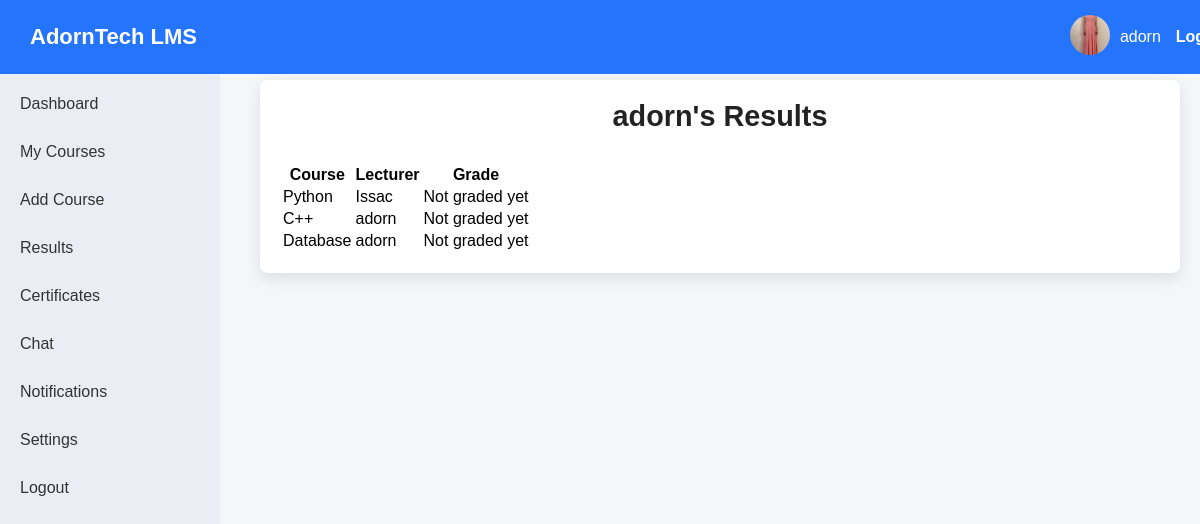
The app's page /student-results/ (signed in) with its own data.
### accounts/models.py (models this page shows, shortened)
class CustomUser(AbstractBaseUser, PermissionsMixin):
    USER_TYPES = (
        ('admin', 'Admin'),
        ('lecturer', 'Lecturer'),
        ('student', 'Student'),
        ('learner', 'Learner'),
    )
    email = models.EmailField(unique=True)
    username = models.CharField(max_length=50, unique=True)
    user_type = models.CharField(max_length=10, choices=USER_TYPES)
    is_active = models.BooleanField(default=True)
    is_staff = models.BooleanField(default=False)
    last_seen = models.DateTimeField(default=timezone.now)
    date_joined = models.DateTimeField(default=timezone.now)   # ✅ Add this
    profile_picture = models.ImageField(upload_to='profile_pics/', blank=True, null=True)
    last_name = models.CharField(max_length=50, blank=True)
    country = models.CharField(max_length=50, blank=True)
    region = models.CharField(max_length=50, blank=True)
    first_name = models.CharField(max_length=50, blank=True)
    nationality = models.CharField(max_length=50, blank=True)
    date_of_birth = models.DateField(null=True, blank=True)
    gender = models.CharField(max_length=20, blank=True)
    theme = models.CharField(max_length=10, default='light')  # light or dark
    language = models.CharField(max_length=20, default='English')
    bio = models.TextField(blank=True)
    objects = CustomUserManager()
    USERNAME_FIELD = 'email'
    REQUIRED_FIELDS = ['username', 'user_type']

### courses/models.py (models this page shows, shortened)
class Enrollment(models.Model):
    student = models.ForeignKey(CustomUser, on_delete=models.CASCADE, related_name='enrollments')
    course = models.ForeignKey(Course, on_delete=models.CASCADE, related_name='enrollments')
    lecturer = models.ForeignKey(CustomUser, on_delete=models.SET_NULL, null=True, blank=True,
                                 related_name='lecturer_enrollments')
    approved = models.BooleanField(default=False)
    date_enrolled = models.DateTimeField(auto_now_add=True)

class Course(models.Model):
    title = models.CharField(max_length=200)
    description = models.TextField()
    program = models.ForeignKey(Program, on_delete=models.CASCADE)
    lecturer = models.ForeignKey(
        settings.AUTH_USER_MODEL,
        on_delete=models.CASCADE,
        limit_choices_to={'user_type': 'lecturer'},
        related_name='courses'
    )
    created_at = models.DateTimeField(auto_now_add=True)
    is_active = models.BooleanField(default=True)

### accounts/views.py (the view)
# urls.py: path('student-results/', views.student_results, name='student-results'),
@login_required
def student_results(request):
    enrollments = Enrollment.objects.filter(student=request.user)
    return render(request, 'accounts/student_results.html', {
        'enrollments': enrollments,
        'student': request.user
    })

### accounts/templates/accounts/student_results.html
{% extends 'accounts/sidebar.html' %}
{% load static %}
{% block content %}
<div class="main">
    <div class="card shadow-lg p-4 rounded-lg bg-white">
        <h2 class="text-2xl font-bold mb-4 text-center">
            {{ student.get_full_name|default:student.username }}'s Results
        </h2>
        {% if enrollments %}
            <div class="overflow-x-auto">
                <table class="min-w-full border-collapse border border-gray-300 text-sm">
                    <thead class="bg-gray-100">
                        <tr>
                            <th class="border border-gray-300 px-4 py-2 text-left">Course</th>
                            <th class="border border-gray-300 px-4 py-2 text-left">Lecturer</th>
                            <th class="border border-gray-300 px-4 py-2 text-left">Grade</th>
                        </tr>
                    </thead>
                    <tbody>
                        {% for enrollment in enrollments %}
                            <tr class="hover:bg-gray-50">
                                <td class="border border-gray-300 px-4 py-2">{{ enrollment.course.title }}</td>
                                <td class="border border-gray-300 px-4 py-2">{{ enrollment.lecturer.get_full_name|default:enrollment.lecturer.username }}</td>
                                <td class="border border-gray-300 px-4 py-2">
                                    {{ enrollment.grade|default:"Not graded yet" }}
                                </td>
                            </tr>
                        {% endfor %}
                    </tbody>
                </table>
            </div>
        {% else %}
            <p class="text-gray-600 text-center mt-4">No results available yet.</p>
        {% endif %}
    </div>
</div>
{% endblock %}

### accounts/templates/accounts/sidebar.html (shortened to what this page needs)
{% load static %}
<!DOCTYPE html>
<html lang="en">
<head>
    <link rel="stylesheet" href="{% static 'css/sidebar_navbar.css' %}">
</head>
<body>
    <div class="navbar">
        <div class="brand">AdornTech LMS</div>
        <div class="user-info">
            <a href="{% url 'student-profile' %}">
                {% if request.user.profile_picture %}
                    <img src="{{ request.user.profile_picture.url }}"
                         alt="Profile"
                         style="width:40px; height:40px; border-radius:50%;">
                {% else %}
                    <img src="{% static 'images/default_profile.png' %}"
                         alt="Default Profile"
                         style="width:40px; height:40px; border-radius:50%;">
                {% endif %}
            </a>
            <span>{{ request.user.username }}</span>
            <a href="{% url 'logout' %}">Logout</a>
        </div>
    </div>
    <div class="sidebar">
        <ul>
            <li>
                <a href="{% url 'student-dashboard' %}">Dashboard</a>
            </li>
            <li><a href="{% url 'student-courses' %}">My Courses</a></li>
            <li><a href="{% url 'add-course' %}">Add Course</a></li>
            <li><a href="{% url 'student-results' %}">Results</a></li>
            <li><a href="{% url 'student-certificates' %}">Certificates</a></li>
            <li><a href="{% url 'student-chat' %}">Chat</a></li>
            <li><a href="{% url 'student-notifications' %}">Notifications</a></li>
            <li><a href="{% url 'student-settings' %}">Settings</a></li>
            <li><a href="{% url 'logout' %}">Logout</a></li>
        </ul>
    </div>
    <div>
        {% block content %}{% endblock %}
    </div>
</body>
</html>

### static/css/sidebar_navbar.css (style rules this page uses)
body { margin: 0; font-family: Arial, sans-serif; background: #f4f6f9; }
.navbar { display: flex; justify-content: space-between; align-items: center; background: #2575fc; padding: 15px 30px; color: white; position: fixed; width: 100%; top: 0; z-index: 1000; }
.navbar .brand { font-size: 22px; font-weight: bold; }
.navbar .user-info { display: flex; align-items: center; }
.navbar .user-info img { width: 35px; height: 35px; border-radius: 50%; margin-right: 10px; object-fit: cover; }
.navbar .user-info a { color: white; margin-left: 15px; text-decoration: none; font-weight: bold; }
.sidebar { width: 220px; background: #eaeef4; color: #333; height: 100vh; position: fixed; top: 60px; left: 0; padding-top: 20px; overflow-y: auto; }
.sidebar ul { list-style: none; padding-left: 0; margin: 0; }
.sidebar ul li { padding: 15px 20px; cursor: pointer; transition: background 0.3s; color: #333; }
.sidebar ul li a { color: inherit; text-decoration: none; display: block; }
.main { margin-left: 240px; padding: 80px 20px 20px 20px; }
.card { background: white; padding: 20px; border-radius: 8px; box-shadow: 0 5px 15px rgba(0,0,0,0.1); margin-bottom: 20px; }
.card h2, .card h3 { margin-top: 0; }
h2 { text-align: center; color: #222; margin-bottom: 30px; font-size: 1.8em; }

### records on screen
CustomUser: user.profile_picture (picture), user.username "adorn", get_full_name "adorn"
Enrollment: course "Python", lecturer.get_full_name "Issac", grade "Not graded yet"
Enrollment: course "C++", lecturer.get_full_name "adorn", grade "Not graded yet"
Enrollment: course "Database", lecturer.get_full_name "adorn", grade "Not graded yet"
